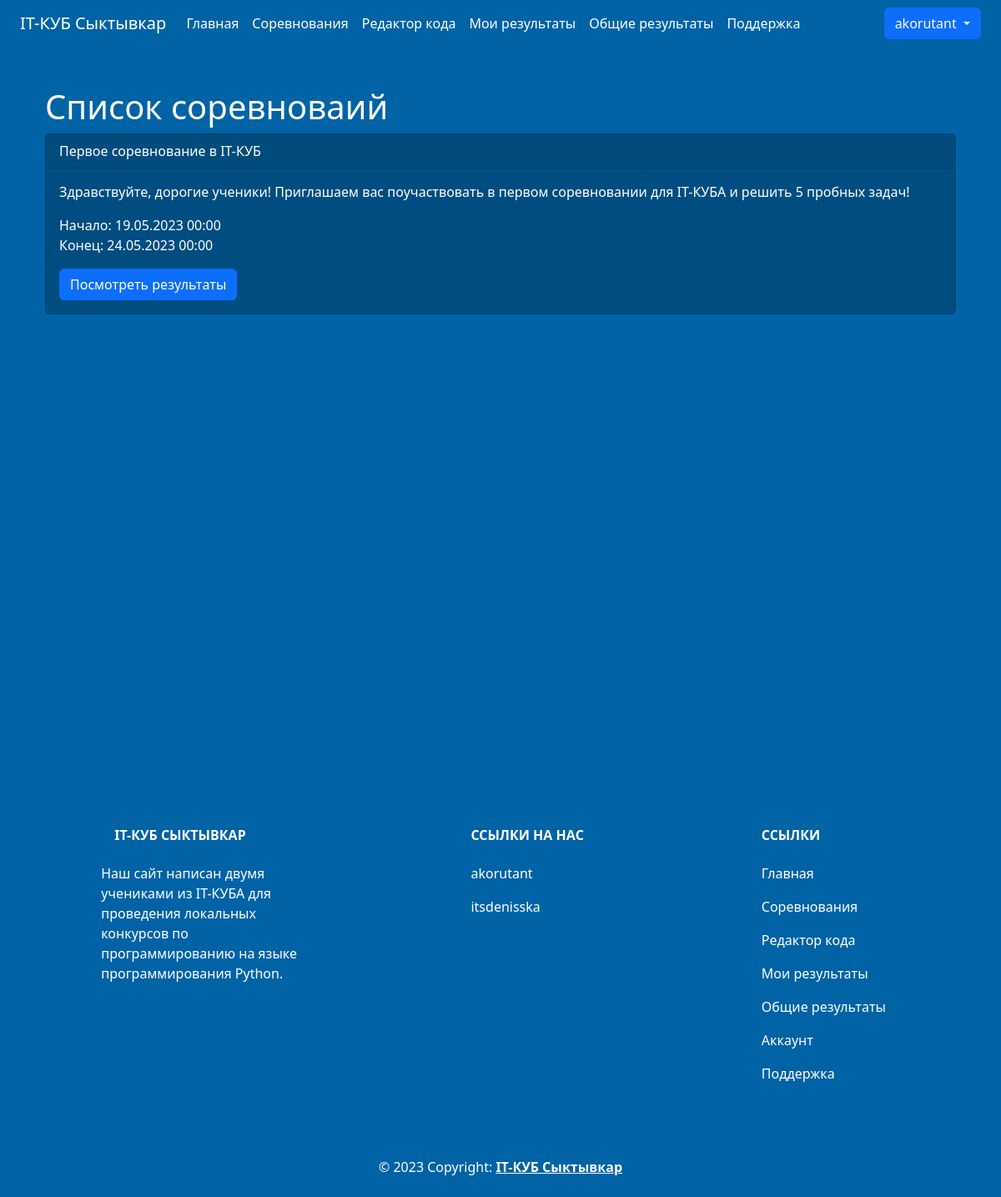
/contests (signed in), run on the app's committed database.
### data/users.py (models this page shows, shortened)
class User(SqlAlchemyBase, UserMixin):
    __tablename__ = 'users'
    id = sqlalchemy.Column(sqlalchemy.Integer,
                           primary_key=True, autoincrement=True)
    login = sqlalchemy.Column(sqlalchemy.String, nullable=False)
    firstname = sqlalchemy.Column(sqlalchemy.String, nullable=False)
    surname = sqlalchemy.Column(sqlalchemy.String, nullable=False)
    patronymic = sqlalchemy.Column(sqlalchemy.String, nullable=False)
    job_title = sqlalchemy.Column(sqlalchemy.String, nullable=False)
    email = sqlalchemy.Column(sqlalchemy.String,
                              index=True, unique=True, nullable=False)
    hashed_password = sqlalchemy.Column(sqlalchemy.String, nullable=False)
    count_contests = sqlalchemy.Column(sqlalchemy.Integer, nullable=False, default=0)
    count_wins = sqlalchemy.Column(sqlalchemy.Integer, nullable=False, default=0)
    avatar = sqlalchemy.Column(sqlalchemy.String, nullable=True)
    created_date = sqlalchemy.Column(sqlalchemy.DateTime,
                                     default=datetime.now)
    contest_results = orm.relationship('ContestResults', backref='user')

### data/contests.py (models this page shows)
class Contest(SqlAlchemyBase):
    __tablename__ = "contests"
    id = sqlalchemy.Column(sqlalchemy.Integer,
                           primary_key=True, autoincrement=True)
    title = sqlalchemy.Column(sqlalchemy.String, nullable=False, unique=True)
    description = sqlalchemy.Column(sqlalchemy.String, nullable=False)
    author_id = sqlalchemy.Column(sqlalchemy.Integer,
                                  sqlalchemy.ForeignKey("teachers.user_id"))
    join_deadline = sqlalchemy.Column(sqlalchemy.DateTime, nullable=False)
    end_deadline = sqlalchemy.Column(sqlalchemy.DateTime, nullable=False)
    teacher = orm.relationship('Teacher')
    tasks = orm.relationship('Task', secondary='contest_to_task', backref='contest')
    contest_result = orm.relationship("ContestResults", back_populates='contest_item')

### main.py (the view)
@app.route("/contests")
@login_required
def contests():
    db_sess = db_session.create_session()
    contests_list = db_sess.query(Contest).all()
    contest_results = db_sess.query(ContestResults).filter(ContestResults.student_id == current_user.id).all()
    return render_template('contests.html',
                           title="Список соревнований",
                           time_now=dt.datetime.now(),
                           contests=contests_list,
                           contest_results=[i.contest_id for i in contest_results])

### data/db_session.py (called while the page is built)
def create_session() -> Session:
    global __factory
    return __factory()

### main.py (called while the page is built)
@login_manager.user_loader
def load_user(user_id):
    db_sess = db_session.create_session()
    return db_sess.query(User).get(user_id)

### templates/contests.html
{% extends "base.html" %} {% block content %}
{% if contests %}
<div class="container mt-3 text-white">
    <h1>Список соревноваий</h1>
    {% for contest in contests %}
    <div class="card card-background mb-3">
        <div class="card-header text-white">{{ contest.title }}</div>
        <div class="card-body text-white">
            <p class="card-text">{{ contest.description }}</p>
            <p class="card-text">Начало: {{ contest.join_deadline.strftime('%d.%m.%Y %H:%M') }}
				<br>Конец: {{ contest.end_deadline.strftime('%d.%m.%Y %H:%M') }}</p>
            {% if time_now < contest.join_deadline %}
            <p class="card-text">Участие в конкурсе ещё не началось.</p>
            {% elif contest.join_deadline <= time_now < contest.end_deadline and contest.id not in contest_results%}
            <a href="{{ url_for('contests_list', contest_id=contest.id) }}" class="btn btn-primary">Участвовать</a>
            {% elif contest.end_deadline <= time_now or contest.id in contest_results %}
            <a href="{{ url_for('contests_results', contest_id=contest.id) }}" class="btn btn-primary">Посмотреть результаты</a>
            {% endif %}
        </div>
    </div>
    {% endfor %}
</div>
{% else %}
<h1 class="text-white mt-5">В данный момент нет соревнований</h1>
{% endif %}
{% endblock %}

### templates/base.html (shortened to what this page needs)
<!DOCTYPE html>
<html lang="ru">
<head>
    <link
            rel="stylesheet"
            href="https://stackpath.bootstrapcdn.com/bootstrap/4.4.1/css/bootstrap.min.css"
    />
    <link
            href="https://cdn.jsdelivr.net/npm/bootstrap@5.3.0-alpha3/dist/css/bootstrap.min.css"
            rel="stylesheet"
    />
    <link rel="stylesheet" href="{{ url_for('static', filename='css/style.css') }}"/>
</head>
<body class="navbar-background">
<header class="container-fluid navbar-background">
    <nav class="navbar navbar-expand-lg navbar-background">
        <div class="container-fluid">
            <a class="navbar-brand text-white" href="{{ url_for('index') }}">IT-КУБ Сыктывкар</a>
            <div
                    class="collapse navbar-collapse justify-content-between"
                    id="navbarSupportedContent"
            >
                <ul class="navbar-nav me-auto mb-2 mb-lg-0">
                    <li class="nav-item">
                        <a
                                class="nav-link active text-white"
                                aria-current="page"
                                href="{{ url_for('index') }}"
                        >Главная</a
                        >
                    </li>
                    {% if current_user.is_authenticated %}
                    {% if current_user.job_title == "teacher" %}
                    <li>
                        <a class="nav-link text-white" href="{{ url_for('contests_teacher') }}">Мои соревнования</a>
                    </li>
                    <li>
                        <a class="nav-link text-white" href="{{ url_for('tasks_add') }}">Создать задание</a>
                    </li>
                    {% else %}
                    <li>
                    <li class="nav-item">
                        <a class="nav-link text-white" href="{{ url_for('contests') }}">Соревнования</a>
                    </li>
                    <a class="nav-link text-white" href="{{ url_for('code') }}">Редактор кода</a>
                    </li>
                    <li class="nav-item">
                        <a class="nav-link text-white" href="{{ url_for('user_results', user_id=current_user.id) }}">Мои
                            результаты</a>
                    </li>
                    {% endif %}
                    <li>
                        <a href="{{ url_for('results') }}" class="nav-link text-white">Общие результаты</a>
                    </li>
                    {% endif %}
                    <li class="nav-item">
                        <a class="nav-link text-white" href="{{ url_for('help') }}">Поддержка</a>
                    </li>
                </ul>
                <div>
                    {% if current_user.is_authenticated %}
                    <div class="btn-group dropdown-center">
                        <button type="button" class="btn btn-primary dropdown-toggle"
                                data-bs-toggle="dropdown"
                                aria-expanded="false">
                            {{ current_user.login }}
                        </button>
                    </div>
                    {% else %}
                    <a class="btn btn-primary" href="{{ url_for('login') }}">Войти</a>
                    <a class="btn btn-primary" href="{{ url_for('register') }}">Регистрация</a>
                    {% endif %}
                </div>
            </div>
        </div>
    </nav>
</header>
<main role="main" class="container content mt-5">
    {% block content %} {% endblock %}
</main>
<footer class="text-center text-lg-start navbar-background text-muted">
    <section
            class="d-flex justify-content-center justify-content-lg-between p-4"
    >
        <div class="container text-center text-md-start mt-5 text-white">
            <div class="row mt-3">
                <div class="col-md-3 col-lg-4 col-xl-3 mx-auto mb-4">
                    <h6 class="text-uppercase fw-bold mb-4">
                        IT-КУБ Сыктывкар
                    </h6>
                    <p>Наш сайт написан двумя учениками из IT-КУБА для проведения локальных конкурсов по
                        программированию на языке программирования Python.</p>
                </div>
                <div class="col-md-2 col-lg-2 col-xl-2 mx-auto mb-4">
                    <h6 class="text-uppercase fw-bold mb-4">Ссылки на нас</h6>
                    <p>
                        <a href="https://akoru.works/" class="nav-link text-white">akorutant</a>
                    </p>
                    <p>
                        <a href="https://t.me/itsdenisska" class="nav-link text-white">itsdenisska</a>
                    </p>
                </div>
                <div class="col-md-3 col-lg-2 col-xl-2 mx-auto mb-4">
                    <h6 class="text-uppercase fw-bold mb-4">Ссылки</h6>
                    <p>
                        <a href="{{ url_for('index') }}" class="nav-link text-white">Главная</a>
                    </p>
                    {% if current_user.is_authenticated %}
                    {% if current_user.job_title == "teacher" %}
                    <p>
                        <a class="nav-link text-white" href="{{ url_for('contests_teacher') }}">Мои соревнования</a>
                    </p>
                    {% else %}
                    <p>
                        <a href="{{ url_for('contests') }}" class="nav-link text-white">Соревнования</a>
                    </p>
                    <p>
                        <a class="nav-link text-white" href="{{ url_for('code') }}">Редактор кода</a>
                    </p>
                    <p>
                        <a class="nav-link text-white" href="{{ url_for('user_results', user_id=current_user.id) }}">Мои
                            результаты</a>
                    </p>
                    {% endif %}
                    <p>
                        <a href="{{ url_for('results') }}" class="nav-link text-white">Общие результаты</a>
                    </p>
                    <p>
                        <a class="nav-link text-white"
                           href="{{ url_for('account', user_id=current_user.id) }}">Аккаунт</a>
                    </p>
                    {% endif %}
                    <p>
                        <a href="{{ url_for('help') }}" class="nav-link text-white">Поддержка</a>
                    </p>
                </div>
            </div>
        </div>
    </section>
    <div class="text-center p-4 text-white">
        © 2023 Copyright:
        <a class="text-reset fw-bold" href="{{ url_for('index') }}">IT-КУБ Сыктывкар</a>
    </div>
</footer>
</body>
</html>

### static/css/style.css (style rules this page uses)
.navbar-background { background-color: #0063a6; }
.card-background { background-color: #004e81; }
.content { min-height:100vh; }

### data on the page
User: login "akorutant"
Contest: title "Первое соревнование в IT-КУБ", description "Здравствуйте, дорогие ученики! Приглашаем вас поучаствовать в первом соревновании для IT-КУБА и решить 5 пробных задач!", join_deadline "19.05.2023 00:00", end_deadline "24.05.2023 00:00"
